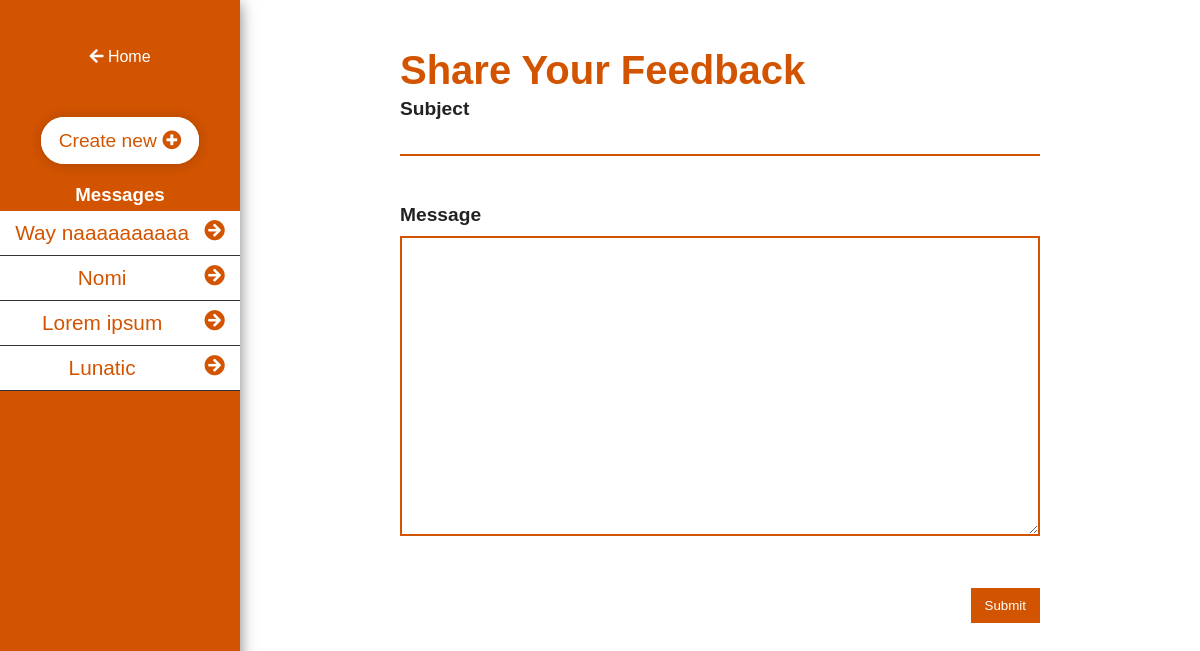
Page /dist/feedback.php (signed in) on the committed database.
### tables this page shows
CREATE TABLE `messages` (
  `id` int(11) NOT NULL AUTO_INCREMENT,
  `user_id` int(11) DEFAULT NULL,
  `subject` tinytext,
  `message` longtext,
  `reply` longtext,
  `date` timestamp NOT NULL DEFAULT CURRENT_TIMESTAMP ON UPDATE CURRENT_TIMESTAMP,
  PRIMARY KEY (`id`)
);

### dist/feedback.php (the view, shortened to what this page needs)
<?php
  if(isset($_SESSION['userId'])){
    require 'scripts/database/db.php';
    $userId = $_SESSION['userId'];
    $query = "SELECT * FROM messages WHERE user_id = '$userId' ORDER BY date DESC";
    if($result = mysqli_query($conn, $query)){
        $rows = mysqli_fetch_all($result, MYSQLI_ASSOC);
    }else{
        echo 'Error: ' . mysqli_error($conn);
    }
  } else{
      header('Location: index.php');
  }
?>
<!DOCTYPE html>
<html lang="en">
<head>
    <link rel="stylesheet" href="css/main.css">
    <link rel="stylesheet" href="css/all.min.css">
</head>
<body id="feedback">
    <aside>
        <div class="aside-wrapper">
            <a href="index.php" class="home-link"><i class="fas fa-arrow-left"></i> Home</a>
            <div class="message-part">
                <a href="#" class="aside-link-new">Create new <i class="fas fa-plus-circle"></i></a>
                <ul class="aside-messages">
                <h3 class="message-title">Messages</h3>
                <?php foreach($rows as $row): ?>
                <li class="aside-message"><a href="viewFeedback.php?message=<?php echo $row['id']; ?>" class="aside-link"><i class="fas fa-arrow-circle-right"></i> <?php echo $row['subject']; ?></a></li>
                <?php endforeach; ?>
                </ul>
            </div>
        </div>
    </aside>
    <main>
        <div class="main-wrapper">
        <h1>Share   Your Feedback</h1>
            <form action="scripts/message.inc.php" method="post">
                <div class="form-group">
                    <label for="subject">Subject</label>
                    <input type="text" name="subject" id="" maxlength="18" required>
                </div>
                <div class="form-group">
                    <label for="message" class="subject">Message</label>
                    <textarea name="message" id="" cols="30" rows="10" required></textarea>
                </div>
                <button type="submit" class="btn-sub" name="msg-sub">Submit</button>
            </form>
        </div>
    </main>
</body>
</html>

### rows in the picture
messages: subject "Way naaaaaaaaaa"
messages: subject "Nomi"
messages: subject "Lorem ipsum"
messages: subject "Lunatic"
